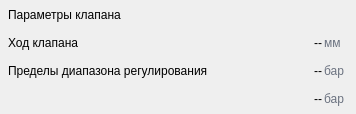
               <widget class="QFrame" name="frame_parametrs_Section">
                <property name="sizePolicy">
                 <sizepolicy hsizetype="Preferred" vsizetype="Maximum">
                  <horstretch>0</horstretch>
                  <verstretch>0</verstretch>
                 </sizepolicy>
                </property>
                <property name="frameShape">
                 <enum>QFrame::Shape::NoFrame</enum>
                </property>
                <layout class="QGridLayout" name="gridLayout_10">
                 <property name="leftMargin">
                  <number>8</number>
                 </property>
                 <property name="topMargin">
                  <number>8</number>
                 </property>
                 <property name="rightMargin">
                  <number>8</number>
                 </property>
                 <property name="bottomMargin">
                  <number>8</number>
                 </property>
                 <property name="spacing">
                  <number>14</number>
                 </property>
                 <item row="2" column="1">
                  <widget class="QFrame" name="frame_valveStroke_range_2_Card">
                   <property name="sizePolicy">
                    <sizepolicy hsizetype="Preferred" vsizetype="Maximum">
                     <horstretch>0</horstretch>
                     <verstretch>0</verstretch>
                    </sizepolicy>
                   </property>
                   <property name="frameShape">
                    <enum>QFrame::Shape::NoFrame</enum>
                   </property>
                   <layout class="QHBoxLayout" name="horizontalLayout_63">
                    <property name="spacing">
                     <number>2</number>
                    </property>
                    <property name="leftMargin">
                     <number>0</number>
                    </property>
                    <property name="topMargin">
                     <number>0</number>
                    </property>
                    <property name="rightMargin">
                     <number>0</number>
                    </property>
                    <property name="bottomMargin">
                     <number>0</number>
                    </property>
                    <item>
                     <widget class="QLabel" name="label_highLimit_Value">
                      <property name="sizePolicy">
                       <sizepolicy hsizetype="Preferred" vsizetype="Preferred">
                        <horstretch>0</horstretch>
                        <verstretch>0</verstretch>
                       </sizepolicy>
                      </property>
                      <property name="minimumSize">
                       <size>
                        <width>100</width>
                        <height>0</height>
                       </size>
                      </property>
                      <property name="text">
                       <string>--</string>
                      </property>
                      <property name="alignment">
                       <set>Qt::AlignmentFlag::AlignRight|Qt::AlignmentFlag::AlignTrailing|Qt::AlignmentFlag::AlignVCenter</set>
                      </property>
                     </widget>
                    </item>
                    <item>
                     <widget class="QLabel" name="label_valveStroke_range_2_Unit">
                      <property name="sizePolicy">
                       <sizepolicy hsizetype="Maximum" vsizetype="Preferred">
                        <horstretch>0</horstretch>
                        <verstretch>0</verstretch>
                       </sizepolicy>
                      </property>
                      <property name="minimumSize">
                       <size>
                        <width>24</width>
                        <height>0</height>
                       </size>
                      </property>
                      <property name="layoutDirection">
                       <enum>Qt::LayoutDirection::LeftToRight</enum>
                      </property>
                      <property name="styleSheet">
                       <string notr="true">color: #6B7280;</string>
                      </property>
                      <property name="text">
                       <string>бар</string>
                      </property>
                      <property name="alignment">
                       <set>Qt::AlignmentFlag::AlignBottom|Qt::AlignmentFlag::AlignLeading|Qt::AlignmentFlag::AlignLeft</set>
                      </property>
                     </widget>
                    </item>
                   </layout>
                  </widget>
                 </item>
                 <item row="3" column="1">
                  <widget class="QFrame" name="frame_valveStroke_range_3_Card">
                   <property name="sizePolicy">
                    <sizepolicy hsizetype="Preferred" vsizetype="Maximum">
                     <horstretch>0</horstretch>
                     <verstretch>0</verstretch>
                    </sizepolicy>
                   </property>
                   <property name="frameShape">
                    <enum>QFrame::Shape::NoFrame</enum>
                   </property>
                   <layout class="QHBoxLayout" name="horizontalLayout_64">
                    <property name="spacing">
                     <number>2</number>
                    </property>
                    <property name="leftMargin">
                     <number>0</number>
                    </property>
                    <property name="topMargin">
                     <number>0</number>
                    </property>
                    <property name="rightMargin">
                     <number>0</number>
                    </property>
                    <property name="bottomMargin">
                     <number>0</number>
                    </property>
                    <item>
                     <widget class="QLabel" name="label_lowLimit_Value">
                      <property name="sizePolicy">
                       <sizepolicy hsizetype="Preferred" vsizetype="Preferred">
                        <horstretch>0</horstretch>
                        <verstretch>0</verstretch>
                       </sizepolicy>
                      </property>
                      <property name="minimumSize">
                       <size>
                        <width>100</width>
                        <height>0</height>
                       </size>
                      </property>
                      <property name="text">
                       <string>--</string>
                      </property>
                      <property name="alignment">
                       <set>Qt::AlignmentFlag::AlignRight|Qt::AlignmentFlag::AlignTrailing|Qt::AlignmentFlag::AlignVCenter</set>
                      </property>
                     </widget>
                    </item>
                    <item>
                     <widget class="QLabel" name="label_lowLimit_Unit">
                      <property name="sizePolicy">
                       <sizepolicy hsizetype="Maximum" vsizetype="Preferred">
                        <horstretch>0</horstretch>
                        <verstretch>0</verstretch>
                       </sizepolicy>
                      </property>
                      <property name="minimumSize">
                       <size>
                        <width>24</width>
                        <height>0</height>
                       </size>
                      </property>
                      <property name="layoutDirection">
                       <enum>Qt::LayoutDirection::LeftToRight</enum>
                      </property>
                      <property name="styleSheet">
                       <string notr="true">color: #6B7280;</string>
                      </property>
                      <property name="text">
                       <string>бар</string>
                      </property>
                      <property name="alignment">
                       <set>Qt::AlignmentFlag::AlignBottom|Qt::AlignmentFlag::AlignLeading|Qt::AlignmentFlag::AlignLeft</set>
                      </property>
                     </widget>
                    </item>
                   </layout>
                  </widget>
                 </item>
                 <item row="0" column="0" colspan="2">
                  <widget class="QLabel" name="label_stroke_Title">
                   <property name="text">
                    <string>Параметры клапана</string>
                   </property>
                  </widget>
                 </item>
                 <item row="1" column="1">
                  <widget class="QFrame" name="frame_valveStroke_range_Card">
                   <property name="sizePolicy">
                    <sizepolicy hsizetype="Preferred" vsizetype="Maximum">
                     <horstretch>0</horstretch>
                     <verstretch>0</verstretch>
                    </sizepolicy>
                   </property>
                   <property name="frameShape">
                    <enum>QFrame::Shape::NoFrame</enum>
                   </property>
                   <layout class="QHBoxLayout" name="horizontalLayout_59">
                    <property name="spacing">
                     <number>2</number>
                    </property>
                    <property name="leftMargin">
                     <number>0</number>
                    </property>
                    <property name="topMargin">
                     <number>0</number>
                    </property>
                    <property name="rightMargin">
                     <number>0</number>
                    </property>
                    <property name="bottomMargin">
                     <number>0</number>
                    </property>
                    <item>
                     <widget class="QLabel" name="label_valveStroke_range_Value">
                      <property name="sizePolicy">
                       <sizepolicy hsizetype="Preferred" vsizetype="Preferred">
                        <horstretch>0</horstretch>
                        <verstretch>0</verstretch>
                       </sizepolicy>
                      </property>
                      <property name="minimumSize">
                       <size>
                        <width>100</width>
                        <height>0</height>
                       </size>
                      </property>
                      <property name="text">
                       <string>--</string>
                      </property>
                      <property name="alignment">
                       <set>Qt::AlignmentFlag::AlignRight|Qt::AlignmentFlag::AlignTrailing|Qt::AlignmentFlag::AlignVCenter</set>
                      </property>
                     </widget>
                    </item>
                    <item>
                     <widget class="QLabel" name="label_valveStroke_range_Unit">
                      <property name="sizePolicy">
                       <sizepolicy hsizetype="Maximum" vsizetype="Preferred">
                        <horstretch>0</horstretch>
                        <verstretch>0</verstretch>
                       </sizepolicy>
                      </property>
                      <property name="minimumSize">
                       <size>
                        <width>24</width>
                        <height>0</height>
                       </size>
                      </property>
                      <property name="layoutDirection">
                       <enum>Qt::LayoutDirection::LeftToRight</enum>
                      </property>
                      <property name="styleSheet">
                       <string notr="true">color: #6B7280;</string>
                      </property>
                      <property name="text">
                       <string>мм</string>
                      </property>
                      <property name="alignment">
                       <set>Qt::AlignmentFlag::AlignBottom|Qt::AlignmentFlag::AlignLeading|Qt::AlignmentFlag::AlignLeft</set>
                      </property>
                     </widget>
                    </item>
                   </layout>
                  </widget>
                 </item>
                 <item row="2" column="0">
                  <widget class="QLabel" name="label_highLimit">
                   <property name="sizePolicy">
                    <sizepolicy hsizetype="Preferred" vsizetype="Preferred">
                     <horstretch>0</horstretch>
                     <verstretch>0</verstretch>
                    </sizepolicy>
                   </property>
                   <property name="minimumSize">
                    <size>
                     <width>0</width>
                     <height>0</height>
                    </size>
                   </property>
                   <property name="text">
                    <string>Пределы диапазона регулирования</string>
                   </property>
                  </widget>
                 </item>
                 <item row="1" column="0">
                  <widget class="QLabel" name="label_valveStroke">
                   <property name="sizePolicy">
                    <sizepolicy hsizetype="Preferred" vsizetype="Maximum">
                     <horstretch>0</horstretch>
                     <verstretch>0</verstretch>
                    </sizepolicy>
                   </property>
                   <property name="minimumSize">
                    <size>
                     <width>0</width>
                     <height>0</height>
                    </size>
                   </property>
                   <property name="text">
                    <string>Ход клапана</string>
                   </property>
                  </widget>
                 </item>
                </layout>
               </widget>
